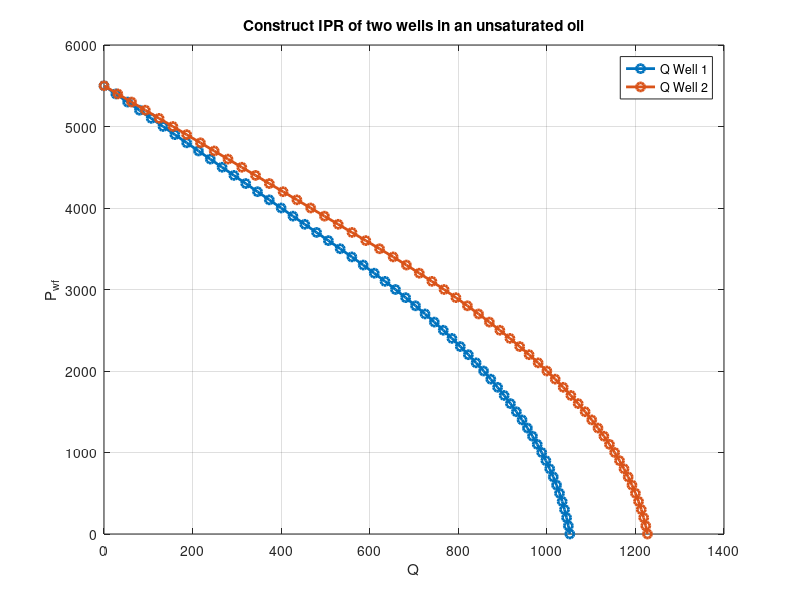

MATLAB code for this plot:
%Behrad Bolkhari     Student Number:9919653       Dr Mahdi Imanian
clc
clear
close all
phi = 0.25;
k = 100;
h = 55;
Pbar = 5500;
Pb = 3500;
Bo = 1.2;
mu0 = 1.8;
ct = 0.000013;
A = 640;
re = 2980;
rw = 0.328;
S = 5.5;
Pwf1 = 4000;
Pwf2 = 2000;
Q1 = 400;
Q2 = 1000;

J1 = Q1/(Pbar-Pwf1);
J2 = (Q2)/(Pbar-Pb+(Pb/1.8)*(1-0.2*(Pwf2/Pb)-0.8*(Pwf2/Pb)^2));

Pwf = 5500:-100:0;
Q1 = zeros(1,length(Pwf));
Q2 = zeros(1,length(Pwf));
Deltap1 = Pbar-Pwf(1:21);
Q1(1:21) = J1*Deltap1;
Q2(1:21) = J2*Deltap1;
Q1(22:end) = J1*(Pbar-Pb+(Pb/1.8)*(1-0.2*(Pwf(22:end)/Pb)-0.8*(Pwf(22:end)/Pb).^2));
Q2(22:end) = J2*(Pbar-Pb+(Pb/1.8)*(1-0.2*(Pwf(22:end)/Pb)-0.8*(Pwf(22:end)/Pb).^2));

figure(1)
plot(Q1,Pwf,'-o','linewidth',2)
hold on
plot(Q2,Pwf,'-o','linewidth',2)
grid on
xlabel('Q')
ylabel('P_w_f')
legend('Q Well 1','Q Well 2')
title('Construct IPR of two wells in an unsaturated oil')